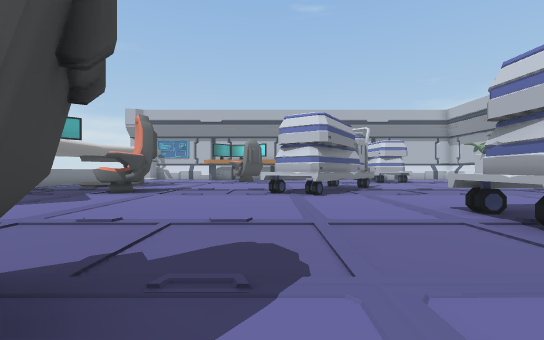
[1] (above)

16 first-person views from a walk through a Unity game level. The camera is 1.4 m above the floor, looks level and sees 90° across. The floor is counted in squares, 2 m on a side. Each view is taken from the middle of a square. On the plan, view 1 faces up. The plan holds only what a view shows up to about 9 squares ahead; the rest is blank.

[2]
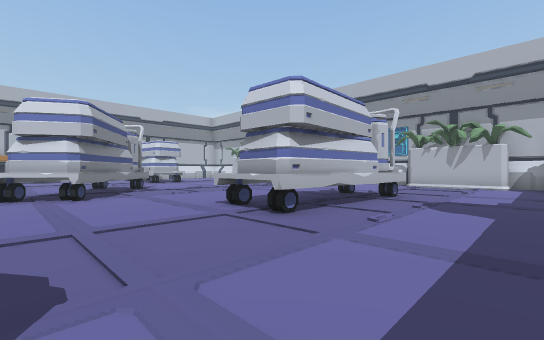

[3]
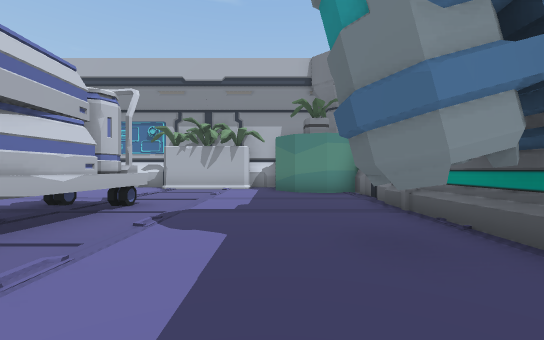

[4]
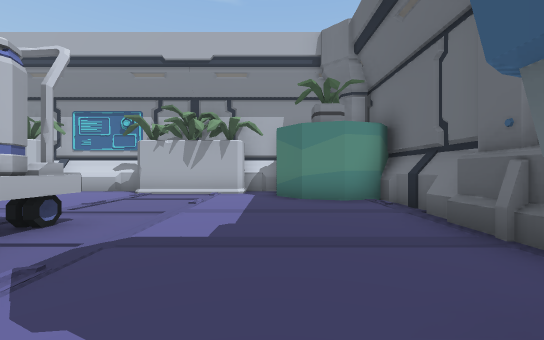

[5]
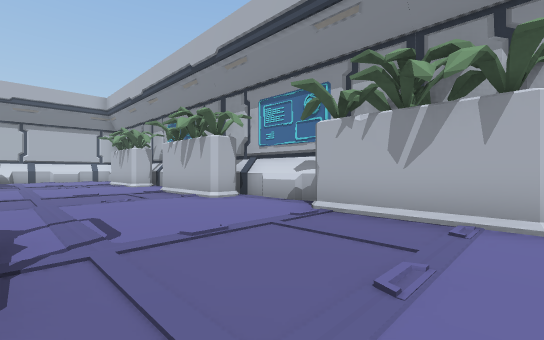

[6]
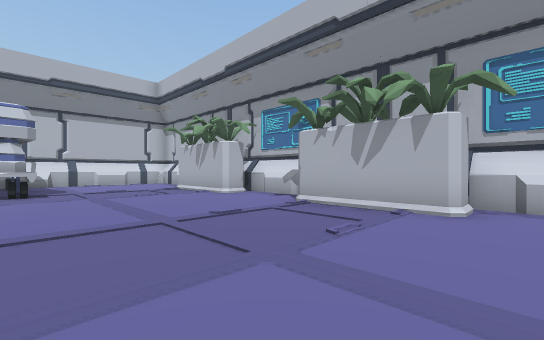

[7]
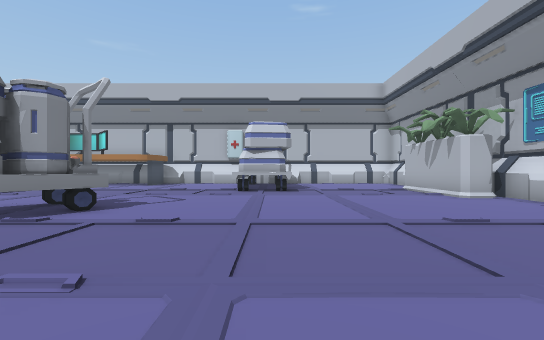

[8]
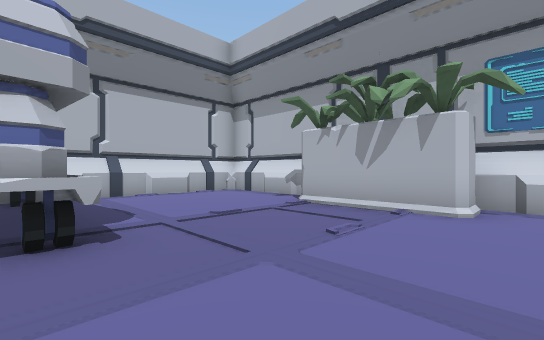

[9]
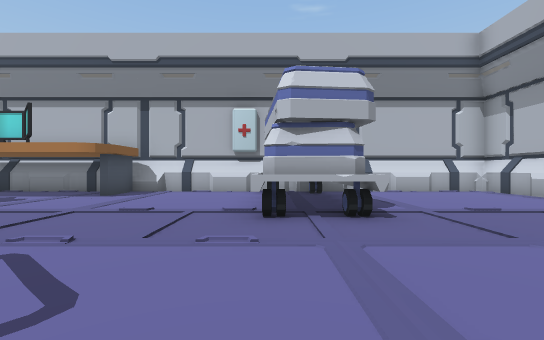

[10]
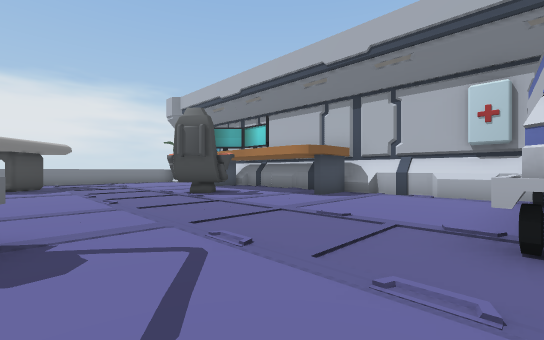

[11]
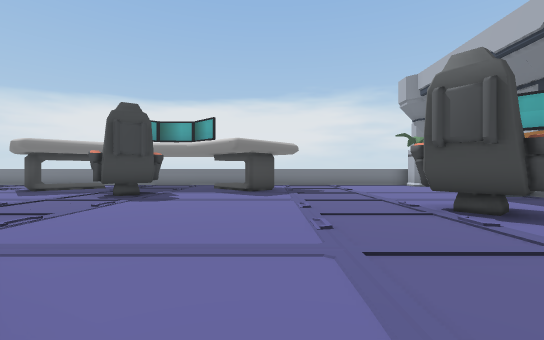

[12]
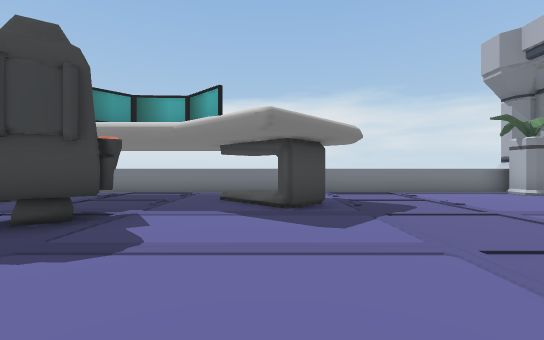

[13]
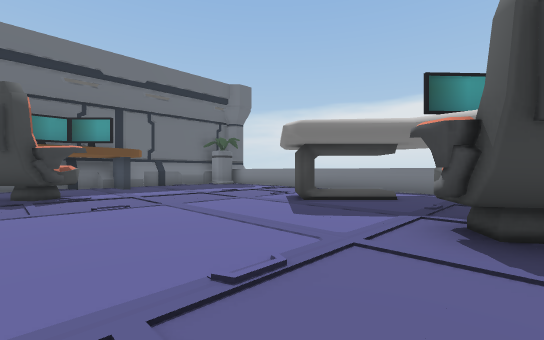

[14]
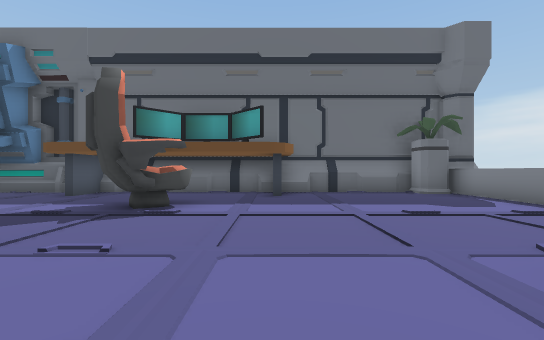

[15]
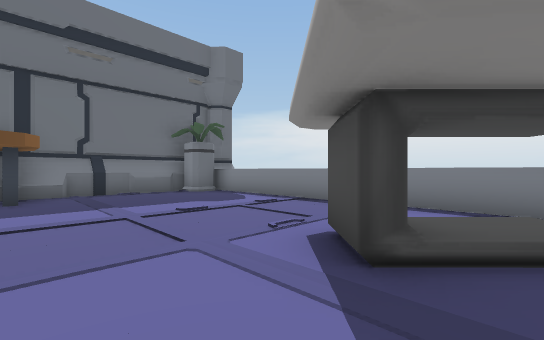

[16]
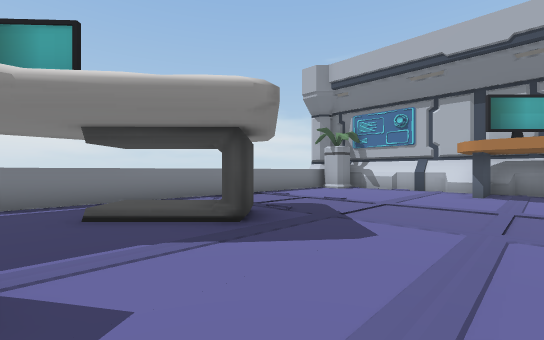

### Floor plan
Key: @ floor where view 1 was taken; # wall or solid block; . floor; / step, stairs or slope; ^ raised ledge.
Columns run from 10 left of view 1 to 13 right of it. Each row starts with its distance up from view 1.
 20  #######################
 19  #....#.....#...##.....#
 18 ^............... #.....#
 17 ^.......^#...... #.....#
 16 ^.......##......##....##
 15 ^...............^^....#
 14 ^.....................##
 13 ^../#.................##
 12 ^.///........#.........#
 11 ^.//........###........#
 10 ^..........^ #........##
  9 ^....##....#^#........#
  8 ^....^....^^#.........##
  7 ^.....................##
  6 ^.//...................#
  5 ^../#..................#
  4 ^............^####....##
  3  ............^####....#
  2 ^.....................#
  1 ^.......^#............##
  0 ^.......^ @............#
 -1 ^.............##.....#
 -2  #....#.....#..#.....#
 -3 ######################

Where each view was taken, in squares from view 1:
view 1: 0 up, 0 right, facing up
view 2: 0 up, 0 right, facing up-right
view 3: 0 up, 2 right, facing right
view 4: 0 up, 4 right, facing right
view 5: 1 up, 8 right, facing up-right
view 6: 6 up, 7 right, facing up-right
view 7: 6 up, 7 right, facing up
view 8: 12 up, 7 right, facing up-right
view 9: 11 up, 6 right, facing up
view 10: 12 up, 6 right, facing up-left
view 11: 13 up, 3 right, facing left
view 12: 12 up, 1 left, facing left
view 13: 9 up, 1 left, facing down-left
view 14: 6 up, 4 left, facing down
view 15: 6 up, 4 left, facing down-left
view 16: 10 up, 3 left, facing up-left
